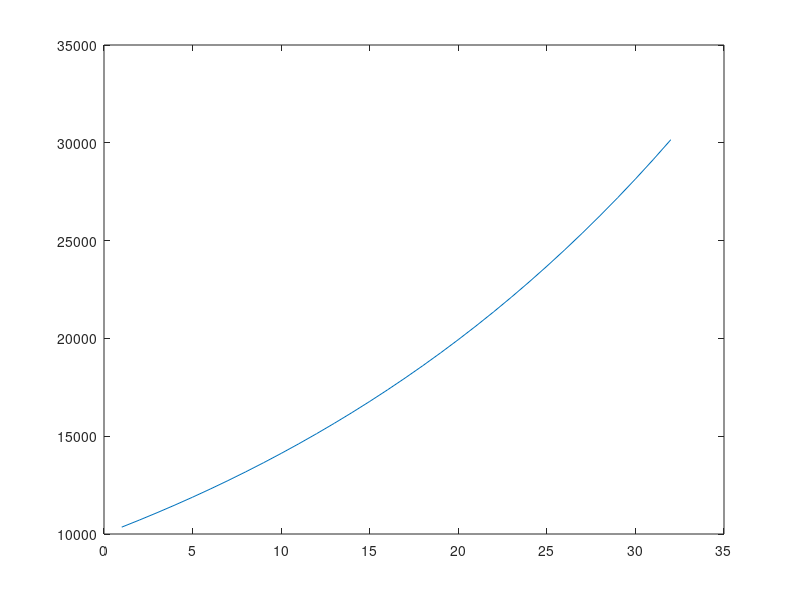

Write MATLAB code to recreate this figure.
%-------------------------------------------------------------------------%
%   __  __    _  _____ _        _    ____    _  _      ____    _ ____     %
%  |  \/  |  / \|_   _| |      / \  | __ )  | || |    / ___|__| |  _ \    %
%  | |\/| | / _ \ | | | |     / _ \ |  _ \  | || |_  | |   / _` | |_) |   %
%  | |  | |/ ___ \| | | |___ / ___ \| |_) | |__   _| | |__| (_| |  __/    %
%  |_|  |_/_/   \_\_| |_____/_/   \_\____/     |_|    \____\__,_|_|       %
%                                                                         %
%-------------------------------------------------------------------------%
%                                                                         %
%   Author: Marco Mehl <marco.mehl@polimi.it>                             %
%           Timoteo Dinelli <timoteo.dinelli@polimi.it>                   %
%   CRECK Modeling Group <http://creckmodeling.chem.polimi.it>            %
%   Department of Chemistry, Materials and Chemical Engineering           %
%   Politecnico di Milano                                                 %
%   P.zza Leonardo da Vinci 32, 20133 Milano                              %
%                                                                         %
% ----------------------------------------------------------------------- %

% inizializzo le variabili totale (capitale_iniziale e anno 0)
totale=10000;
year=0;

% fino a che totale è minore di 30000
while totale<30000
    % aggiungo 1 anno
    year=year+1;
    % aggiorno il valore del totale aggiungendo l'interesse
    totale=totale*1.0351;
    % e salvo in due vettori alla posizione i-esima con i pari all'anno
    x(year)=year; % il numero dell'anno
    y(year)=totale; % e il corrispondente capitale maturato
end

%% Plots

plot(x,y)